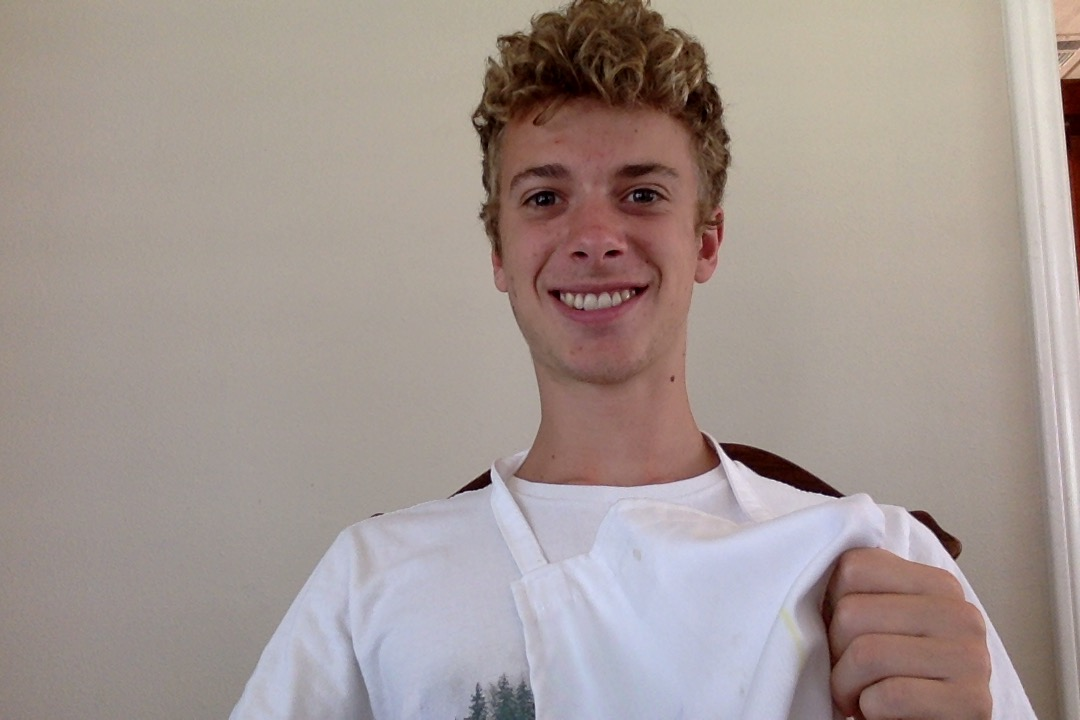
#> input picture Report_Latex_Source/testImage.jpg, 1080 x 720 px
$ python -i BoxStuff.py   (imports and definitions only)
#> lines starting #> are read from the running program, lines starting #| are printed output that depends on the picture
import cv2
import torch
import numpy as np
import matplotlib.pyplot as plt
#input, mask from model as a torch tensor
#output, array of boxes for mask from model
#boxes are quadruples of form: (x, y, h, w)
def getBoxes(imgpred, threshold=.9999, blur=True, boxexpand = 0):
  #permute for using opencv stuff
  imgpred = imgpred.squeeze().unsqueeze(0) #removes the batch, and if grayscale, restores the channels
  prebox = imgpred.permute(1, 2, 0).detach().cpu().numpy()

  if blur:
    prebox = cv2.GaussianBlur(prebox, (5,5), cv2.BORDER_DEFAULT)
  prebox = cv2.threshold(prebox, threshold, 1, cv2.THRESH_BINARY)[1]


  plt.imshow(prebox)
  plt.show()

  #numpy only likes uint8 for finding contours
  prebox = prebox.astype(np.uint8)

  #find the contours using opencv
  contours, _ = cv2.findContours(prebox, cv2.RETR_EXTERNAL, cv2.CHAIN_APPROX_SIMPLE)

  #calculate the boxes from the contours
  boxes = []
  for contour in contours:
    x, y, w, h = cv2.boundingRect(contour)
    boxes.append((x, y, w, h))

  #sort boxes left to right
  boxes.sort()
  return boxes

#used to crop an image, given the boxes to crop in form (x, y, w, h), and a numpy array of the image
#returns a list of cropped images (as numpy arrays)
#cropexpand is because the model will predict a slightly smaller box than the actual box because of its training set
# [50 lines left out: functions cropsFromBoxes, imgcrops, sharpen_image, not called in this run]

>>> import cv2
>>> picture = cv2.imread('Report_Latex_Source/testImage.jpg', cv2.IMREAD_GRAYSCALE)
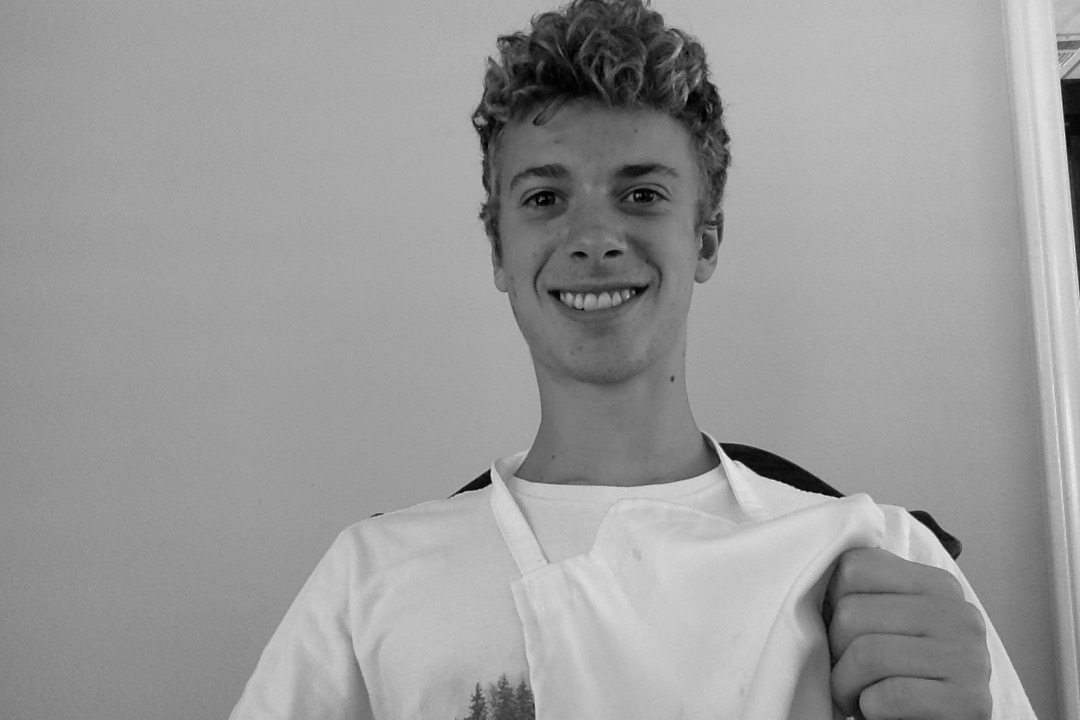
#> picture: shape (720, 1080); min 0, max 253, mean 154.2
>>> result = getBoxes(picture)
#> (the run stopped early here; a loop or call above may not have finished)
